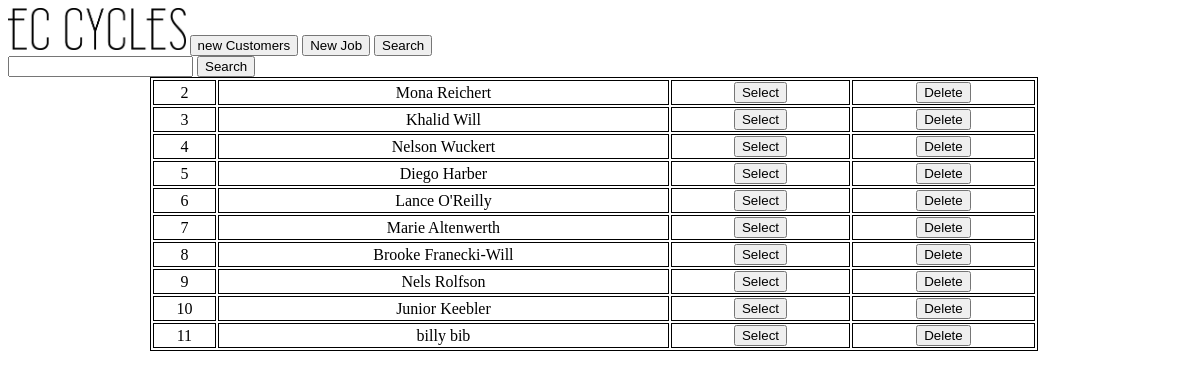
The page /CustSearch on the database as committed earlier.
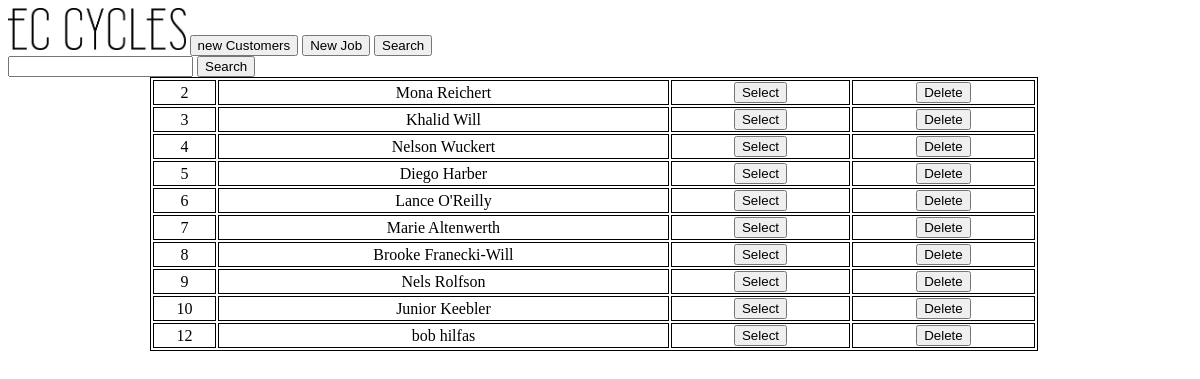
The same page on the database as committed later.
### tables this page shows
CREATE TABLE "Customers" (
	"Cust_ID"	INTEGER NOT NULL UNIQUE,
	"CustFName"	TEXT NOT NULL,
	"CustLName"	TEXT,
	"CustAddress"	TEXT,
	"CustPNumber"	INTEGER,
	"CustEmail"	INTEGER,
	"CustDetails"	TEXT,
	PRIMARY KEY("Cust_ID" AUTOINCREMENT)
);

### app.py (the view)
@app.route('/CustSearch', methods=['GET', 'POST'])
def CustSearch():
    conn = get_db_conn()
    if request.method == 'POST':
        search = request.form['Search']
        result = conn.execute(
            "SELECT * FROM Customers WHERE CustFname LIKE ?",('%' + search + '%',)).fetchall()
    else:
        result = conn.execute("SELECT * FROM Customers").fetchall()
    conn.close()
    return render_template('custSearch.html', result=result)

### app.py (called while the page is built)
def get_db_conn():
    conn = sqlite3.connect('JobCards.db')
    conn.row_factory = sqlite3.Row
    return conn

### Templates/CustSearch.html (shortened to what this page needs)
<!DOCTYPE html>
<html lang="en">
<head>
    <link rel="stylesheet" href="{{ url_for('static', filename='style.css') }}">
</head>
<header>
    <a  href="/"><img id="logo" src="{{ url_for('static', filename='EC_Logo_Black.jpg') }}" alt="Error"></a>
    <a href="/newCust"><button>new Customers</button></a>
    <a href="/NewJobCard"><button>New Job</button></a>
    <a href="/CustSearch"><button>Search</button></a>
</header>
<body>
    <form method="POST" action="{{ url_for('CustSearch') }}">
        <input type="text" name="Search">
        <button type="submit">Search</button>
    </form>
    {% block content %}
    <table id="tableMain">
        <tbody>
            {% for result in result %}
            <tr>
                <td>{{ result.Cust_ID }}</td>
                <td>{{ result.custFName }} {{ result.custLName }}</td>
                <td><form action="{{ url_for('CustInfo', id=result.Cust_ID) }}" method="get"  style="display:inline;">
                    <button  type="submit">Select</button></form></td>
                <td><form action="{{ url_for('delete_user', id=result.Cust_ID) }}" method="post"  style="display:inline;">
                    <button  type="submit">Delete</button>
                </form></td>
            </tr>
            {% endfor %}
        </tbody>
    </table>
    {% endblock %}
</body>
</html>

### Static/Style.css (style rules this page uses)
header { width: 100%; height: 10%; }
table { width: 75%; margin-left: 12%; }
table, th, td { text-align: center; border: 1px solid; }
td { max-width: 50%; }
#tableMain { width: 75%; margin-left: 12%; }
#logo { width: 15%; height: auto; }

Rows that differ between the two databases and show on the page:
removed Customers: Cust_ID "11", custFName "billy", custLName "bib"
added Customers: Cust_ID "12", custFName "bob", custLName "hilfas"
